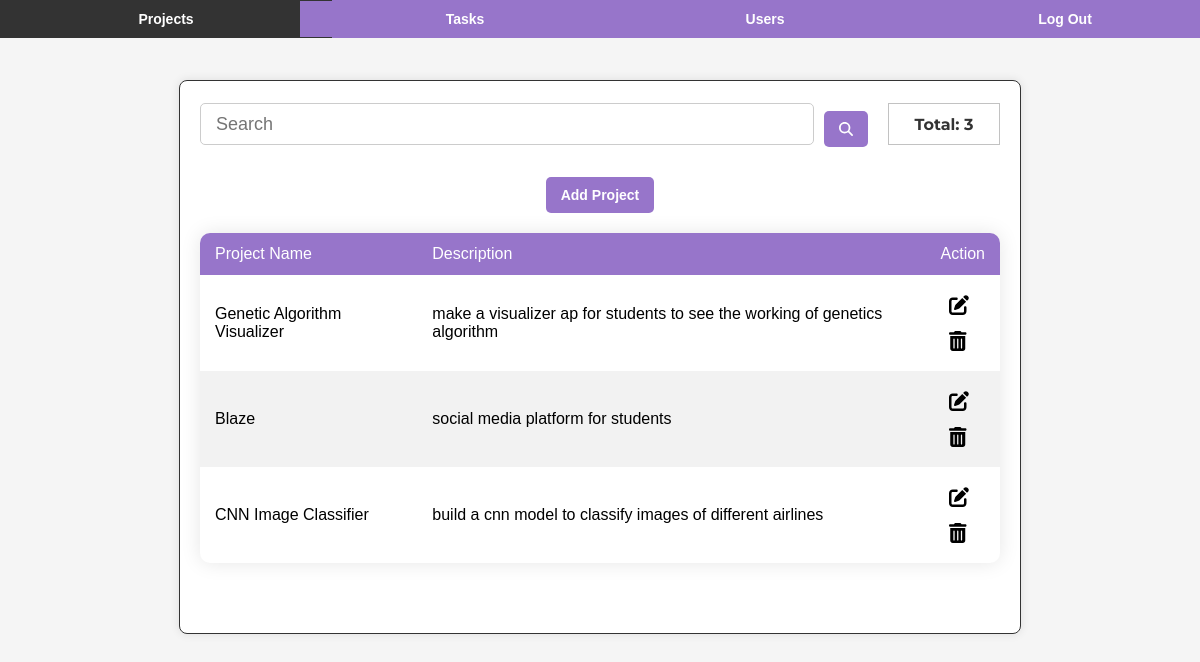
Before: /todolist/projects/ (signed in) with the older database file.
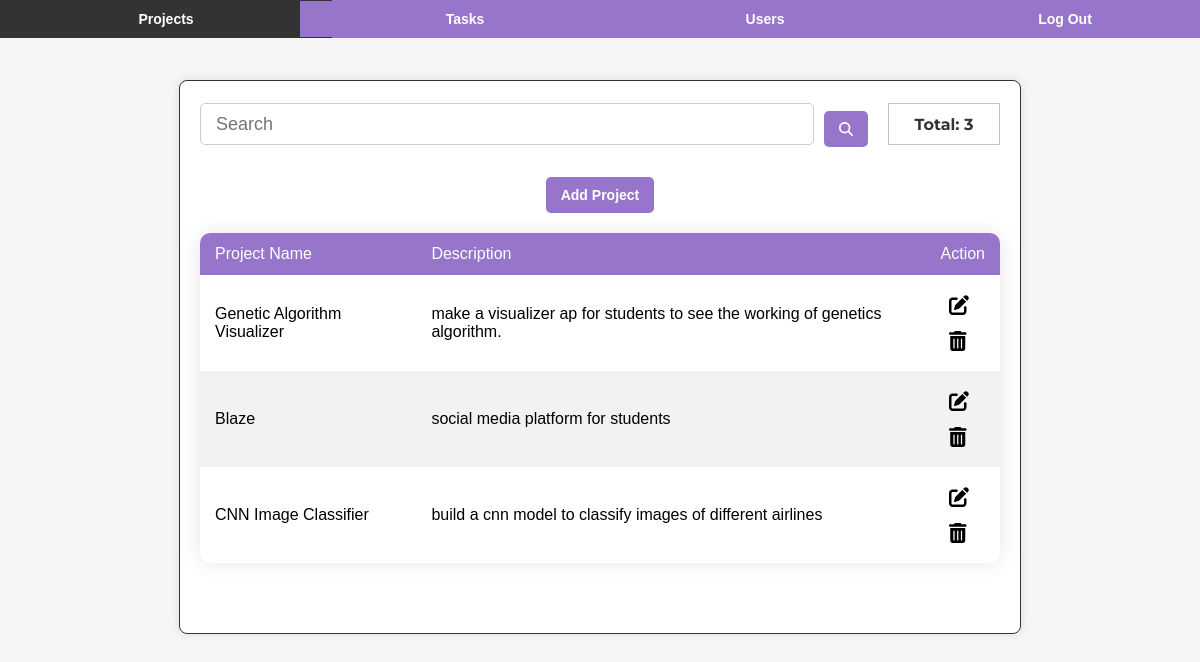
After: the same page with the newer database file.
### tdapp/models.py (models this page shows, shortened)
class Project(models.Model):
    project_id = models.AutoField(primary_key=True)
    project_name = models.CharField(max_length=255)
    description = models.TextField()

### tdapp/project_views.py (the view)
# urls.py: path('projects/', project_list, name='project-list'),
@login_required
def project_list(request):
    if request.user.is_superuser:
        projects = Project.objects.all()
    else:
        projects = Project.objects.filter(task__assigned_to=request.user).distinct()
    return render(request, 'admin/project-list.html', {'projects': projects})

### templates/admin/project-list.html (shortened to what this page needs)
{% extends "base.html" %}
{% block extra_css %}
<link rel="stylesheet" href="https://cdnjs.cloudflare.com/ajax/libs/font-awesome/6.0.0/css/all.min.css">
{% endblock %}
{% block content %}
<div id="vanta-container"></div>
<div class="navbar">
    <li class="active"><a href="{% url 'project-list' %}" class="btn-primary">Projects</a></li>
    <li><a href="{% url 'task-list' %}" class="btn-primary">Tasks</a></li>
    {% if user.is_superuser %}
    <li><a href="{% url 'user-list' %}" class="btn-primary">Users</a></li>
    {% endif %}
    <li><a href="{% url 'logout' %}" class="btn-primary">Log Out</a></li>
</div>
<div class="container">
{% if user.is_authenticated %}
    <div class="form-container">
        <form id="search-form" class="search_field">
            <input id="search-input" type="text" class="input-search" placeholder="Search" />
            <button id="search-button" type="submit" class="btn btn-primary">
                <i class="fas fa-search"></i>
            </button>
        </form>
        <div class="total-records-indicator">Total: {{ projects.count }}</div>
    </div>
    {% if user.is_superuser %}
        <div class="row">
            <a href="{% url 'add-project' %}" class="btn btn-primary">Add Project</a>
        </div>
        <div class="table-container">
            <table class="table">
                <thead>
                    <tr>
                        <th>Project Name</th>
                        <th>Description</th>
                        <th>Action</th>
                    </tr>
                </thead>
                <tbody>
                    {% for project in projects %}
                        <tr class="{{ forloop.counter0|divisibleby:2|yesno:'even,odd' }}">
                            <td>{{ project.project_name }}</td>
                            <td>{{ project.description }}</td>
                            <td class="border-0 align-middle">
                                <a href="{% url 'edit-project' project.project_id %}" data-mdb-tooltip-init title="Edit"><i class="fas fa-edit fa-lg text-success me-3"></i></a>
                                <a href="{% url 'delete-project' project.project_id %}" data-mdb-tooltip-init title="Delete"><i class="fas fa-trash-alt fa-lg text-warning"></i></a>
                            </td>
                        </tr>
                    {% endfor %}
                </tbody>
            </table>
        </div>
    {% endif %}
{% else %}
    <p>You are not logged in.</p>
    <a href="{% url 'login' %}">Log In</a> |
    <a href="{% url 'signup' %}">Sign Up</a>
{% endif %}
</div>
{% endblock %}

Changed rows visible on the page:
changed Project "Genetic Algorithm Visualizer": description "make a visualizer ap for students to see the working of genetics algorithm" → "make a visualizer ap for students to see the working of genetics algorithm."
